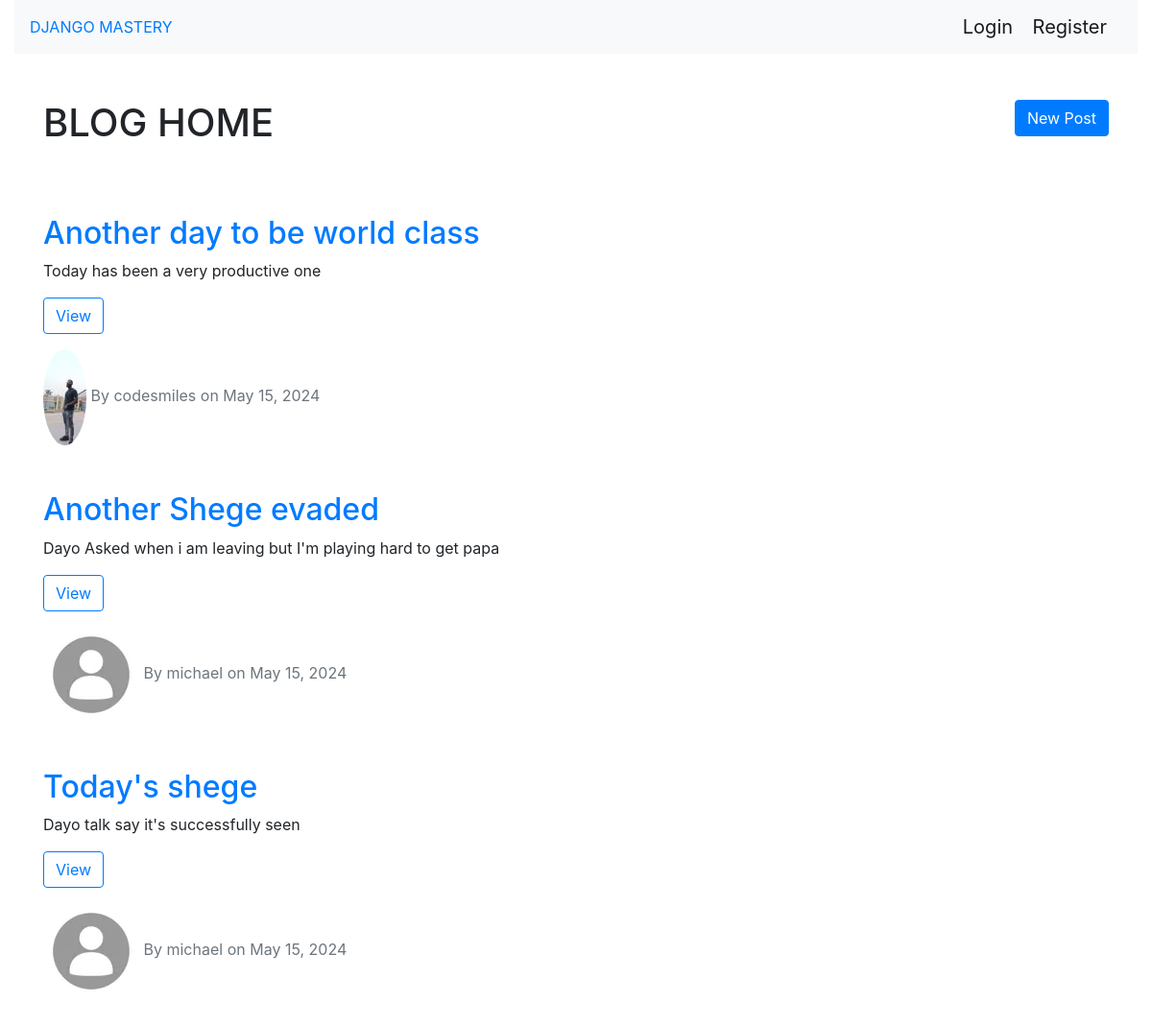
Screenshot of /blog/ with the database file from the repository.
### blog/models.py (models this page shows, shortened)
class Post(models.Model):
    title = models.CharField(max_length=100)
    content = models.TextField()
    date_posted = models.DateTimeField(default=timezone.now) #auto_now=True
    author = models.ForeignKey(User, on_delete=models.CASCADE)

### users/models.py (models this page shows, shortened)
class Profile(models.Model):
    user = models.OneToOneField(User, on_delete=models.CASCADE)
    image = models.ImageField(default="default.jpg", upload_to="profile_pics")

### blog/views.py (the view)
# urls.py: path('', PostListView.as_view(), name="blog-home"),
class PostListView(ListView):
    model = Post
    template_name = 'blog/pages/home.html'  # <app>/<model>_<viewtype>.html
    context_object_name = 'posts'
    ordering = ['-date_posted']

### blog/templates/blog/pages/home.html
{% extends "blog/base.html" %}
    {% block content %}
    <div class="d-flex justify-content-between">
        <h1 class="mb-4">BLOG HOME</h1>
        <a href="{% url 'post-create' %}">
            <button class="btn btn-primary h-1">
                New Post
            </button>
        </a>
    </div>
    {% for post in posts %}
        <div class="my-5">
                <h2><a href="{% url "post-detail" post.id %}" >{{post.title}}</a></h2>
                <p>
                    {{post.content}}
                    <div>
                        <a class="btn btn-outline-primary" href="{% url 'post-detail' post.id %}">View</a>
                    </div>
                </p>
                <div>
                    <img class="rounded-circle" src="{{ post.author.profile.image.url }}" alt="">
                    <span class="text-muted">By {{ post.author }} on {{ post.date_posted|date:"F d, Y" }}</span>
                </div>
        </div>
    {% endfor %}
{% endblock content %}

### blog/templates/blog/base.html (shortened to what this page needs)
{% load static %}
<html lang="en">
  <head>
    <link
      rel="stylesheet"
      href="https://stackpath.bootstrapcdn.com/bootstrap/4.3.1/css/bootstrap.min.css"
    />
    <link rel="stylesheet" href="{$ static "blog/main.css" %}">
  </head>
  <body>
    <div class="container-fluid">
        <nav class="navbar navbar-expand-lg navbar-light bg-light d-flex justify-content-between">
            <div>
                <a href="{% url 'blog-home' %}">
                    <span>DJANGO MASTERY</span>
                </a>
            </div>
            {% if user.is_authenticated %}
              <div>
                <a class="navbar-brand" href="{% url 'blog-home' %}">Home</a>
                <a class="navbar-brand" href="{% url 'blog-about' %}">About</a>
                <a class="navbar-brand" href="{% url 'profile' %}">Profile</a>
                <form action="{% url 'logout' %}" method="post" class="navbar-brand">
                  {% csrf_token %}
                  <input  type="submit" value="logout">
                </form>
              </div>
            {% else %}
              <div>
                  <a class="navbar-brand" href="{% url 'login' %}">Login</a>
                  <a class="navbar-brand" href="{% url 'register' %}">Register</a>
              </div>
            {% endif %}
        </nav>
      <div class="container mt-5">{% block content%}{% endblock content%}</div>
    </div>
  </body>
</html>

### rows the page displays
Post: title "Another day to be world class", content "Today has been a very productive one", author.profile.image (picture), author "codesmiles", date_posted "May 15, 2024"
Post: title "Another Shege evaded", content "Dayo Asked when i am leaving but I'm playing hard to get papa", author.profile.image (placeholder picture), author "michael", date_posted "May 15, 2024"
Post: title "Today's shege", content "Dayo talk say it's successfully seen", author.profile.image (placeholder picture), author "michael", date_posted "May 15, 2024"
